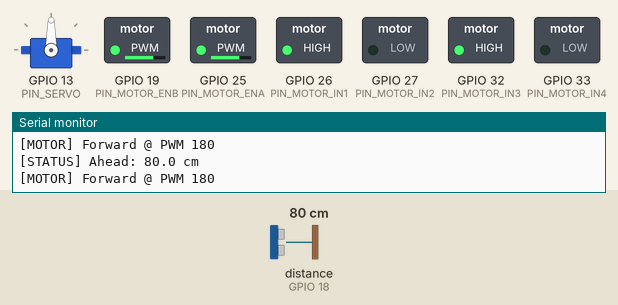
Bench run of a sketch on a simulated ESP32. Shown: servo, switched loads named in the sketch (green lamp = pin HIGH), the last lines printed to the serial monitor. Wiring (inferred from the names in the program): ultrasonic range finder: trigger GPIO 5; echo GPIO 18. Dashed ring = blinking. The inputs (shaded band) are chosen by the test bench; at power-on: distance to the obstacle (sensor on GPIO 18) 80 cm. The echo pulse lasts 58.3 µs per cm; pins used as bus, display or sensor lines are not drawn.

Above: at 3.7 s.
3.8 s: distance to the obstacle (sensor on GPIO 18) set to 27 cm
5.3 s: distance to the obstacle (sensor on GPIO 18) set to 23 cm
At 6.9 s:
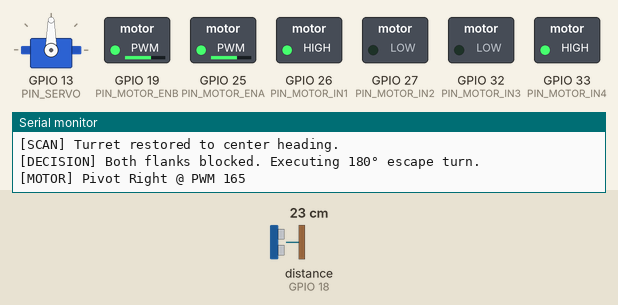
8.3 s: distance to the obstacle (sensor on GPIO 18) set to 13 cm
11.3 s: distance to the obstacle (sensor on GPIO 18) set to 10 cm
At 13.43 s:
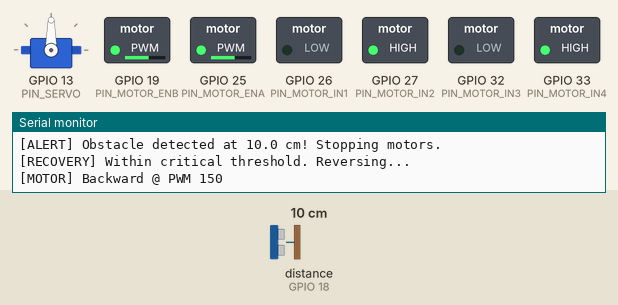
14.3 s: distance to the obstacle (sensor on GPIO 18) set to 35 cm
At 14.8 s:
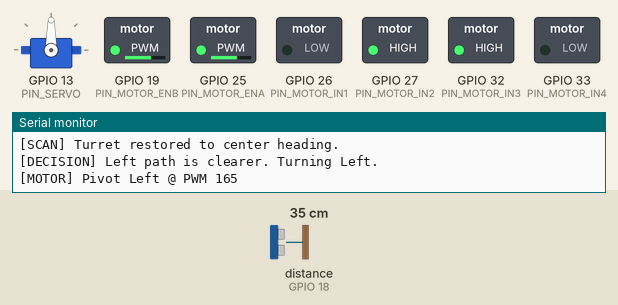
Timing chart, 0 to 17.3 s (numbered marks = the images above; inputs shaded):
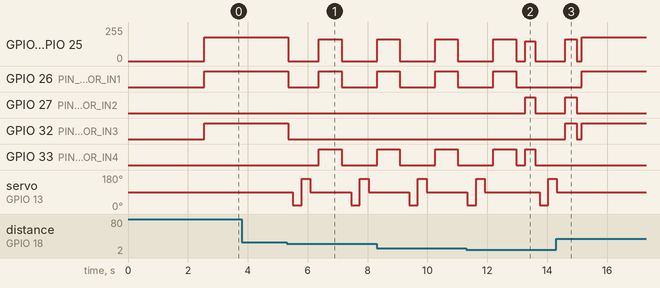

The sketch:

obstacle_avoiding_robot.ino
```cpp
/**
 * ============================================================================
 * Project: Autonomous Obstacle Avoiding Robot
 * File: obstacle_avoiding_robot.ino
 * Description: Main firmware entry point, autonomous state machine, ultrasonic
 *              sensing, servo scanning, and decision algorithm for ESP32.
 * Target Board: ESP32 Dev Module (WROOM-32)
 * Framework: Arduino ESP32 Core
 * ============================================================================
 */

#include <Arduino.h>
#include <ESP32Servo.h>
#include "config.h"
#include "motor_control.h"

// ============================================================================
// GLOBAL INSTANCES AND STATE
// ============================================================================
MotorController motors;
Servo scanningServo;

// Consecutive turn tracking to prevent oscillation in tight corners
enum TurnDirection { NONE, LEFT, RIGHT };
TurnDirection lastTurnDirection = NONE;
uint8_t consecutiveTurnCount = 0;
const uint8_t MAX_CONSECUTIVE_TURNS = 3;

// Timing tracking for non-blocking forward distance sampling
unsigned long lastSampleTime = 0;
const unsigned long SAMPLE_INTERVAL_MS = 60;

// ============================================================================
// ULTRASONIC SENSOR FUNCTIONS
// ============================================================================

/**
 * @brief Performs a single ultrasonic distance measurement.
 * @return Measured distance in centimeters, or MAX_SENSOR_DISTANCE_CM on timeout.
 */
float readSingleDistance() {
    // Clear trigger pin
    digitalWrite(PIN_ULTRASONIC_TRIG, LOW);
    delayMicroseconds(2);

    // Send a 10 microsecond HIGH pulse to initiate ultrasonic burst
    digitalWrite(PIN_ULTRASONIC_TRIG, HIGH);
    delayMicroseconds(10);
    digitalWrite(PIN_ULTRASONIC_TRIG, LOW);

    // Measure the duration of the HIGH pulse on Echo pin (with timeout)
    unsigned long durationUs = pulseIn(PIN_ULTRASONIC_ECHO, HIGH, SENSOR_TIMEOUT_US);

    // If duration is 0, echo timed out (no obstacle within range)
    if (durationUs == 0) {
        return MAX_SENSOR_DISTANCE_CM;
    }

    // Formula: Distance (cm) = (Duration (µs) * Speed of Sound (0.0343 cm/µs)) / 2
    // Simplified: Distance (cm) = Duration / 58.3
    float distanceCm = (float)durationUs * 0.0343f / 2.0f;

    // Constrain to physically valid sensor limits
    if (distanceCm < MIN_SENSOR_DISTANCE_CM) {
        distanceCm = MIN_SENSOR_DISTANCE_CM;
    } else if (distanceCm > MAX_SENSOR_DISTANCE_CM) {
        distanceCm = MAX_SENSOR_DISTANCE_CM;
    }

    return distanceCm;
}

/**
 * @brief Reads distance with a 3-point median filter to reject acoustic glitches.
 * @return Filtered distance in centimeters.
 */
float getFilteredDistance() {
    float samples[SENSOR_SAMPLE_COUNT];

    for (uint8_t i = 0; i < SENSOR_SAMPLE_COUNT; i++) {
        samples[i] = readSingleDistance();
        if (i < SENSOR_SAMPLE_COUNT - 1) {
            delayMicroseconds(3000); // 3ms separation to avoid acoustic multipath echoes
        }
    }

    // Simple 3-element sorting network to extract median
    if (samples[0] > samples[1]) { float tmp = samples[0]; samples[0] = samples[1]; samples[1] = tmp; }
    if (samples[1] > samples[2]) { float tmp = samples[1]; samples[1] = samples[2]; samples[2] = tmp; }
    if (samples[0] > samples[1]) { float tmp = samples[0]; samples[0] = samples[1]; samples[1] = tmp; }

    return samples[1]; // Median value
}

// ============================================================================
// SERVO SCANNING & ENVIRONMENT PROFILING
// ============================================================================

/**
 * @brief Sweeps the ultrasonic sensor left and right to evaluate spatial clearance.
 * @param[out] distanceLeft Clearance measured on the left side in cm.
 * @param[out] distanceRight Clearance measured on the right side in cm.
 */
void scanEnvironment(float &distanceLeft, float &distanceRight) {
    DEBUG_PRINTLN("[SCAN] Commencing spatial clearance scan...");

    // 1. Scan Right
    scanningServo.write(SERVO_ANGLE_RIGHT);
    delay(SERVO_SETTLING_DELAY_MS);
    distanceRight = getFilteredDistance();
    DEBUG_PRINTF("[SCAN] Right Clearance: %.1f cm\n", distanceRight);

    // 2. Scan Left
    scanningServo.write(SERVO_ANGLE_LEFT);
    delay(SERVO_SETTLING_DELAY_MS);
    distanceLeft = getFilteredDistance();
    DEBUG_PRINTF("[SCAN] Left Clearance:  %.1f cm\n", distanceLeft);

    // 3. Return to Center
    scanningServo.write(SERVO_ANGLE_CENTER);
    delay(SERVO_SETTLING_DELAY_MS);
    DEBUG_PRINTLN("[SCAN] Turret restored to center heading.");
}

// ============================================================================
// OBSTACLE AVOIDANCE DECISION LOGIC
// ============================================================================

/**
 * @brief Executes intelligent avoidance maneuver when path is obstructed.
 * @param frontDistance The obstacle distance detected in front.
 */
void executeAvoidanceManeuver(float frontDistance) {
    // 1. Immediate Safety Stop
    motors.stop();
    DEBUG_PRINTF("[ALERT] Obstacle detected at %.1f cm! Stopping motors.\n", frontDistance);
    delay(SAFETY_POST_MANEUVER_DELAY_MS);

    // 2. Critical Distance Recovery (if obstacle is too close to pivot safely)
    if (frontDistance < OBSTACLE_CRITICAL_DISTANCE_CM) {
        DEBUG_PRINTLN("[RECOVERY] Within critical threshold. Reversing...");
        motors.moveBackward(SPEED_REVERSE);
        delay(DURATION_BACKWARD_MS);
        motors.stop();
        delay(SAFETY_POST_MANEUVER_DELAY_MS);
    }

    // 3. Scan Left and Right
    float distanceLeft = 0.0f;
    float distanceRight = 0.0f;
    scanEnvironment(distanceLeft, distanceRight);

    // 4. Direction Arbitration & Oscillation Prevention
    bool leftOpen = (distanceLeft >= OBSTACLE_STOP_DISTANCE_CM);
    bool rightOpen = (distanceRight >= OBSTACLE_STOP_DISTANCE_CM);

    if (!leftOpen && !rightOpen) {
        // Dead-end / cul-de-sac detected: Perform 180° U-turn
        DEBUG_PRINTLN("[DECISION] Both flanks blocked. Executing 180° escape turn.");
        motors.turnRight(SPEED_TURN);
        delay(DURATION_U_TURN_MS);
        lastTurnDirection = RIGHT;
        consecutiveTurnCount = 0;
    } else if (distanceLeft > distanceRight) {
        // Left has superior clearance
        if (lastTurnDirection == LEFT) {
            consecutiveTurnCount++;
        } else {
            lastTurnDirection = LEFT;
            consecutiveTurnCount = 1;
        }

        // Loop breaker: if stuck pivoting left repeatedly, force alternative
        if (consecutiveTurnCount >= MAX_CONSECUTIVE_TURNS) {
            DEBUG_PRINTLN("[LOOP BREAKER] Exceeded consecutive left turns. Forcing U-turn.");
            motors.turnRight(SPEED_TURN);
            delay(DURATION_U_TURN_MS);
            consecutiveTurnCount = 0;
        } else {
            DEBUG_PRINTLN("[DECISION] Left path is clearer. Turning Left.");
            motors.turnLeft(SPEED_TURN);
            delay(DURATION_TURN_MS);
        }
    } else {
        // Right has superior or equal clearance
        if (lastTurnDirection == RIGHT) {
            consecutiveTurnCount++;
        } else {
            lastTurnDirection = RIGHT;
            consecutiveTurnCount = 1;
        }

        // Loop breaker: if stuck pivoting right repeatedly, force alternative
        if (consecutiveTurnCount >= MAX_CONSECUTIVE_TURNS) {
            DEBUG_PRINTLN("[LOOP BREAKER] Exceeded consecutive right turns. Forcing U-turn.");
            motors.turnLeft(SPEED_TURN);
            delay(DURATION_U_TURN_MS);
            consecutiveTurnCount = 0;
        } else {
            DEBUG_PRINTLN("[DECISION] Right path is clearer. Turning Right.");
            motors.turnRight(SPEED_TURN);
            delay(DURATION_TURN_MS);
        }
    }

    // 5. Post-Turn Stabilization
    motors.stop();
    delay(SAFETY_POST_MANEUVER_DELAY_MS);
    DEBUG_PRINTLN("[NAV] Maneuver complete. Resuming autonomous cruising.");
}

// ============================================================================
// SYSTEM SETUP
// ============================================================================
void setup() {
    #if DEBUG_ENABLED
        Serial.begin(SERIAL_BAUD_RATE);
        delay(500);
        DEBUG_PRINTLN("==================================================");
        DEBUG_PRINTLN("  Autonomous Obstacle Avoiding Robot - ESP32     ");
        DEBUG_PRINTLN("==================================================");
    #endif

    // Initialize ultrasonic sensor GPIOs
    pinMode(PIN_ULTRASONIC_TRIG, OUTPUT);
    pinMode(PIN_ULTRASONIC_ECHO, INPUT);
    digitalWrite(PIN_ULTRASONIC_TRIG, LOW);

    // Initialize motor driver
    motors.begin();

    // Initialize SG90 servo motor
    // Standard SG90 pulse widths: 500µs (0°) to 2400µs (180°)
    scanningServo.setPeriodHertz(50); // 50Hz standard servo frequency
    scanningServo.attach(PIN_SERVO, 500, 2400);
    scanningServo.write(SERVO_ANGLE_CENTER);
    DEBUG_PRINTLN("[SERVO] Initialized and centered at 90 degrees.");

    // Startup countdown delay to allow operator to place robot safely
    DEBUG_PRINTLN("[SYSTEM] Commencing startup countdown (2 seconds)...");
    delay(STARTUP_SAFETY_DELAY_MS);
    DEBUG_PRINTLN("[SYSTEM] Autonomous navigation active.");
}

// ============================================================================
// MAIN AUTONOMOUS NAVIGATION LOOP
// ============================================================================
void loop() {
    unsigned long currentMillis = millis();

    // Sample distance at configured polling interval
    if (currentMillis - lastSampleTime >= SAMPLE_INTERVAL_MS) {
        lastSampleTime = currentMillis;

        float distanceAhead = getFilteredDistance();
        DEBUG_PRINTF("[STATUS] Ahead: %.1f cm\n", distanceAhead);

        // Check against collision avoidance threshold
        if (distanceAhead <= OBSTACLE_STOP_DISTANCE_CM) {
            executeAvoidanceManeuver(distanceAhead);
        } else {
            // Path is clear; cruise forward
            motors.moveForward(SPEED_DEFAULT);
        }
    }
}
```

motor_control.h
```cpp
/**
 * ============================================================================
 * Project: Autonomous Obstacle Avoiding Robot
 * File: motor_control.h
 * Description: Modular motor control driver for L298N Dual H-Bridge on ESP32.
 * Target Hardware: ESP32 Dev Module with L298N Motor Driver
 * ============================================================================
 */

#ifndef MOTOR_CONTROL_H
#define MOTOR_CONTROL_H

#include <Arduino.h>
#include "config.h"

// Check for ESP32 Arduino core version compatibility
#if defined(ESP_ARDUINO_VERSION_MAJOR) && (ESP_ARDUINO_VERSION_MAJOR >= 3)
  #define USE_ESP32_CORE_V3 1
#else
  #define USE_ESP32_CORE_V3 0
#endif

class MotorController {
public:
    MotorController() : _leftSpeed(SPEED_DEFAULT), _rightSpeed(SPEED_DEFAULT) {}

    /**
     * @brief Configures GPIO modes and initializes ESP32 PWM channels.
     */
    void begin() {
        // Configure direction control pins as outputs
        pinMode(PIN_MOTOR_IN1, OUTPUT);
        pinMode(PIN_MOTOR_IN2, OUTPUT);
        pinMode(PIN_MOTOR_IN3, OUTPUT);
        pinMode(PIN_MOTOR_IN4, OUTPUT);

        // Configure PWM pins
        #if USE_ESP32_CORE_V3
            // Core v3.0+ API: direct pin binding
            ledcAttach(PIN_MOTOR_ENA, PWM_FREQUENCY, PWM_RESOLUTION_BITS);
            ledcAttach(PIN_MOTOR_ENB, PWM_FREQUENCY, PWM_RESOLUTION_BITS);
        #else
            // Core v2.x API: channel-based configuration
            ledcSetup(PWM_CHANNEL_LEFT, PWM_FREQUENCY, PWM_RESOLUTION_BITS);
            ledcAttachPin(PIN_MOTOR_ENA, PWM_CHANNEL_LEFT);

            ledcSetup(PWM_CHANNEL_RIGHT, PWM_FREQUENCY, PWM_RESOLUTION_BITS);
            ledcAttachPin(PIN_MOTOR_ENB, PWM_CHANNEL_RIGHT);
        #endif

        // Ensure motors are initially powered down
        stop();
        DEBUG_PRINTLN("[MOTOR] Controller initialized. Motors halted.");
    }

    /**
     * @brief Sets custom independent speeds for left and right tracks/wheels.
     * @param left PWM duty cycle (0 - 255)
     * @param right PWM duty cycle (0 - 255)
     */
    void setSpeeds(uint8_t left, uint8_t right) {
        _leftSpeed = left;
        _rightSpeed = right;
    }

    /**
     * @brief Drives both motors forward at the specified PWM duty cycle.
     * @param speed PWM speed value (0 - 255). Defaults to SPEED_DEFAULT if 0.
     */
    void moveForward(uint8_t speed = SPEED_DEFAULT) {
        applyPwm(speed, speed);
        // Left Motor Forward: IN1 HIGH, IN2 LOW
        digitalWrite(PIN_MOTOR_IN1, HIGH);
        digitalWrite(PIN_MOTOR_IN2, LOW);
        // Right Motor Forward: IN3 HIGH, IN4 LOW
        digitalWrite(PIN_MOTOR_IN3, HIGH);
        digitalWrite(PIN_MOTOR_IN4, LOW);
        DEBUG_PRINTF("[MOTOR] Forward @ PWM %u\n", speed);
    }

    /**
     * @brief Drives both motors in reverse at the specified PWM duty cycle.
     * @param speed PWM speed value (0 - 255). Defaults to SPEED_REVERSE if 0.
     */
    void moveBackward(uint8_t speed = SPEED_REVERSE) {
        applyPwm(speed, speed);
        // Left Motor Reverse: IN1 LOW, IN2 HIGH
        digitalWrite(PIN_MOTOR_IN1, LOW);
        digitalWrite(PIN_MOTOR_IN2, HIGH);
        // Right Motor Reverse: IN3 LOW, IN4 HIGH
        digitalWrite(PIN_MOTOR_IN3, LOW);
        digitalWrite(PIN_MOTOR_IN4, HIGH);
        DEBUG_PRINTF("[MOTOR] Backward @ PWM %u\n", speed);
    }

    /**
     * @brief Executes an in-place pivot turn to the left.
     * Left wheel reverses, right wheel moves forward.
     * @param speed PWM speed value (0 - 255). Defaults to SPEED_TURN if 0.
     */
    void turnLeft(uint8_t speed = SPEED_TURN) {
        applyPwm(speed, speed);
        // Left Motor Reverse
        digitalWrite(PIN_MOTOR_IN1, LOW);
        digitalWrite(PIN_MOTOR_IN2, HIGH);
        // Right Motor Forward
        digitalWrite(PIN_MOTOR_IN3, HIGH);
        digitalWrite(PIN_MOTOR_IN4, LOW);
        DEBUG_PRINTF("[MOTOR] Pivot Left @ PWM %u\n", speed);
    }

    /**
     * @brief Executes an in-place pivot turn to the right.
     * Left wheel moves forward, right wheel reverses.
     * @param speed PWM speed value (0 - 255). Defaults to SPEED_TURN if 0.
     */
    void turnRight(uint8_t speed = SPEED_TURN) {
        applyPwm(speed, speed);
        // Left Motor Forward
        digitalWrite(PIN_MOTOR_IN1, HIGH);
        digitalWrite(PIN_MOTOR_IN2, LOW);
        // Right Motor Reverse
        digitalWrite(PIN_MOTOR_IN3, LOW);
        digitalWrite(PIN_MOTOR_IN4, HIGH);
        DEBUG_PRINTF("[MOTOR] Pivot Right @ PWM %u\n", speed);
    }

    /**
     * @brief Cuts PWM power to all motors and sets H-bridge to floating/brake state.
     */
    void stop() {
        applyPwm(0, 0);
        digitalWrite(PIN_MOTOR_IN1, LOW);
        digitalWrite(PIN_MOTOR_IN2, LOW);
        digitalWrite(PIN_MOTOR_IN3, LOW);
        digitalWrite(PIN_MOTOR_IN4, LOW);
        DEBUG_PRINTLN("[MOTOR] Stopped.");
    }

private:
    uint8_t _leftSpeed;
    uint8_t _rightSpeed;

    /**
     * @brief Applies PWM signal to Enable A and Enable B channels.
     */
    void applyPwm(uint8_t left, uint8_t right) {
        #if USE_ESP32_CORE_V3
            ledcWrite(PIN_MOTOR_ENA, left);
            ledcWrite(PIN_MOTOR_ENB, right);
        #else
            ledcWrite(PWM_CHANNEL_LEFT, left);
            ledcWrite(PWM_CHANNEL_RIGHT, right);
        #endif
    }
};

#endif // MOTOR_CONTROL_H
```

Source omitted: config.h (5510 bytes)

Measured:
- the behaviour switches between 25 and 24 cm on distance to the obstacle (sensor on GPIO 18) (found by bisection; images 0 and 1)
- the behaviour switches between 12 and 11 cm on distance to the obstacle (sensor on GPIO 18) (found by bisection; images 1 and 2)
- after the input at 5.3 s, GPIO 19 (PIN_MOTOR_ENB), GPIO 25 (PIN_MOTOR_ENA): 179/255 → 0/255 after 0.06 s, → 164/255 1.0 s later, → 0/255 0.76 s later
- after the input at 11.3 s, GPIO 27 (PIN_MOTOR_IN2): LOW → HIGH after 2.0 s, → LOW 0.32 s later
- after the input at 14.3 s, GPIO 32 (PIN_MOTOR_IN3): LOW → HIGH after 0.31 s, → LOW 0.38 s later, → HIGH 0.16 s later; GPIO 33 (PIN_MOTOR_IN4): stops changing and stays LOW; servo on GPIO 13 (PIN_SERVO): goes on until 14.3 s, then stays 90°
